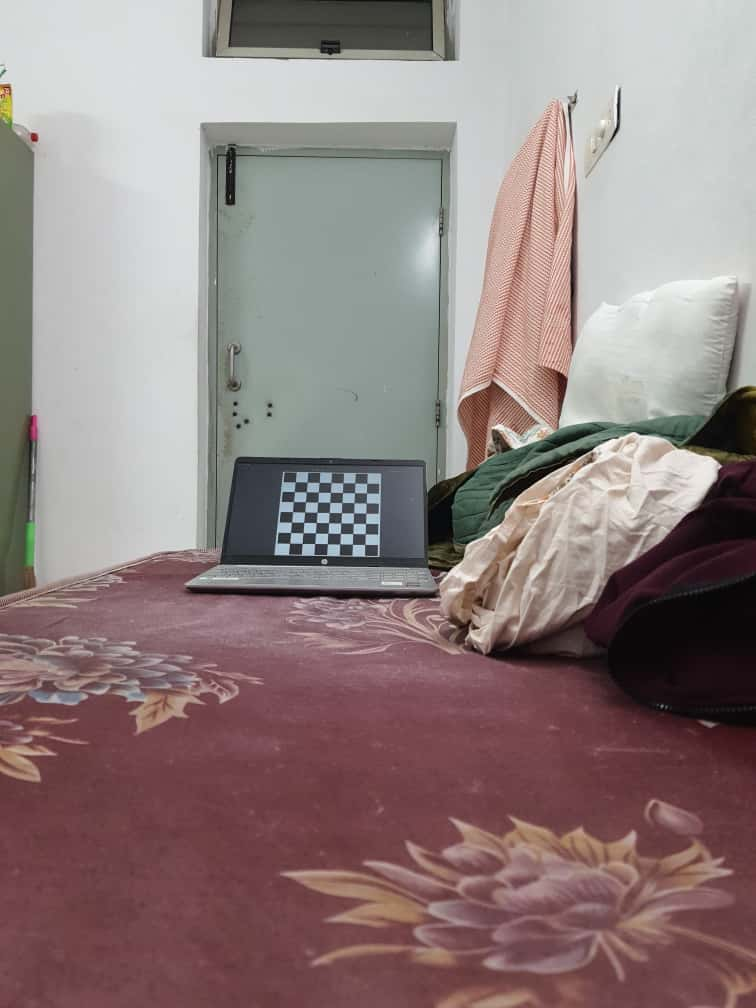
#> input picture images/left/left_1.jpg, 756 x 1008 px; its folder holds only this picture in this run
$ jupyter execute --allow-errors calibrate.ipynb   (older library calls are emulated)
#> lines starting #> are read from the running program, lines starting #| are printed output that depends on the picture
[cell 1]
import numpy as np
import cv2
import glob # library used to find files matching specified patterns
import os

CHECKERBOARD_DIMS = (7, 7)
" common point for failures, internal corners"
SQUARE_SIZE_MM = 21
" sets real world scales, the translation vector T will be in these units"

IMAGES_PATH_LEFT = 'images/left/*.jpg'
IMAGES_PATH_RIGHT = 'images/right/*.jpg'

criteria = (cv2.TERM_CRITERIA_EPS + cv2.TERM_CRITERIA_MAX_ITER, 30, 0.001)
'''iterative algorithm(used later for sub-pixel refinement of corner locations) ,
stop after 30 iterations or if the error moves less than 0.001(epsilon), whichever comes first.'''
objp = np.zeros((CHECKERBOARD_DIMS[0] * CHECKERBOARD_DIMS[1], 3), np.float32)
'''object points,creates the ground truth 3D coordinates for the checkerboard corners
we assume the checkerboard is on the z=0 plane, so all z-coordinates are 0.'''
objp[:, :2] = np.mgrid[0:CHECKERBOARD_DIMS[0], 0:CHECKERBOARD_DIMS[1]].T.reshape(-1, 2)
'''creates a grid of (x,y) coordinates for the checkerboard corners. (0,0), (1,0), (2,0), ..., (6,6).'''
objp = objp * SQUARE_SIZE_MM
'''convertsabstract grid co-ordinates into real-world measurements.'''

objpoints = []
'''stores the 3D points in real world space for all images. Each entry corresponds to one image pair.'''
imgpoints_left = []
'''stores the 2D points in left image plane (detected pixel coordinates)'''
imgpoints_right = []
'''stores the 2D points in right image plane (detected pixel coordinates)'''

images_left = sorted(glob.glob(IMAGES_PATH_LEFT))

images_right = sorted(glob.glob(IMAGES_PATH_RIGHT))
'''sorted to ensure corresponding left/right images are paired correctly
if mismatched,calibration will fail completely.'''
if not images_left or not images_right:
    print("Error: No images found. Check your IMAGE_PATH settings and folder structure.")
    print(f"Looked for: '{IMAGES_PATH_LEFT}' and '{IMAGES_PATH_RIGHT}'")
    exit()
'''image loading and validation'''
print(f"Found {len(images_left)} left images and {len(images_right)} right images.")
'''length check to ensure we have images to process.'''
# to ensure matching number of images
if len(images_left) != len(images_right):
    print("Error: Mismatched number of left and right images. Aborting.")
    exit()

# Store image dimensions
image_size = None

# Flags for findChessboardCorners (helps with lighting and image normalization)
find_corner_flags = cv2.CALIB_CB_ADAPTIVE_THRESH + cv2.CALIB_CB_NORMALIZE_IMAGE + cv2.CALIB_CB_FAST_CHECK
'''lighting fixer and contrast fixer(creates histogram initialisation..stretches intensity range and time saver
by quickly rejecting images that do not contain chessboards)'''
# Iterate through all image pairs
for img_left_path, img_right_path in zip(images_left, images_right):
    '''zip(iterates over pairs of left and right images simultaneously)'''
    img_left = cv2.imread(img_left_path)
#> img_left is the input picture: shape (1008, 756, 3); mean B, G, R 127, 127.8, 143.6
    img_right = cv2.imread(img_right_path)
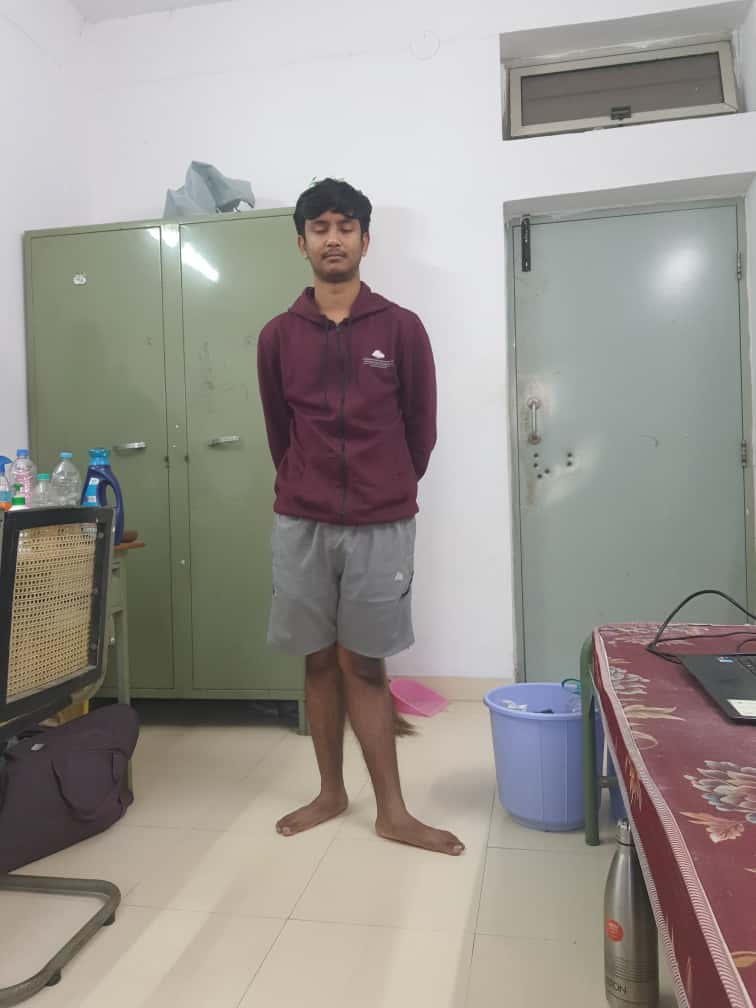
#> input picture images/right/test_01.jpg, 756 x 1008 px
#> img_right is the input picture: shape (1008, 756, 3); mean B, G, R 143.9, 149.1, 153.9

    # Check if images were loaded successfully
    if img_left is None:
        print(f"Warning: Could not load left image: {img_left_path}. Skipping pair.")
        continue
    if img_right is None:
        print(f"Warning: Could not load right image: {img_right_path}. Skipping pair.")
        continue

    gray_left = cv2.cvtColor(img_left, cv2.COLOR_BGR2GRAY)
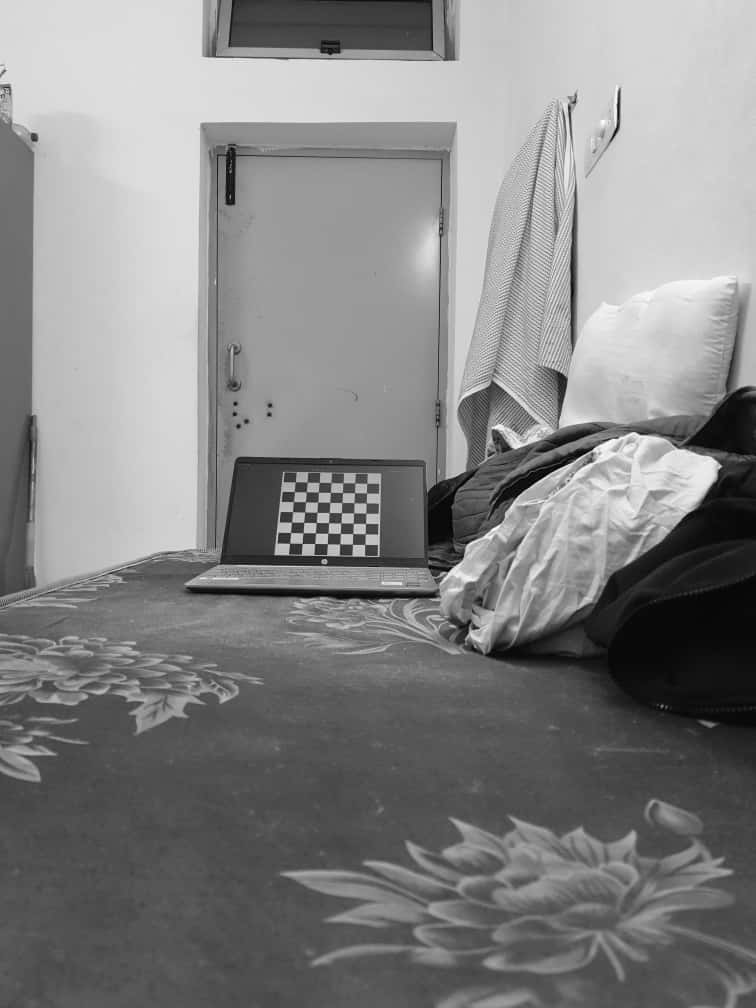
#> gray_left: shape (1008, 756); min 0, max 254, mean 132.5
    gray_right = cv2.cvtColor(img_right, cv2.COLOR_BGR2GRAY)
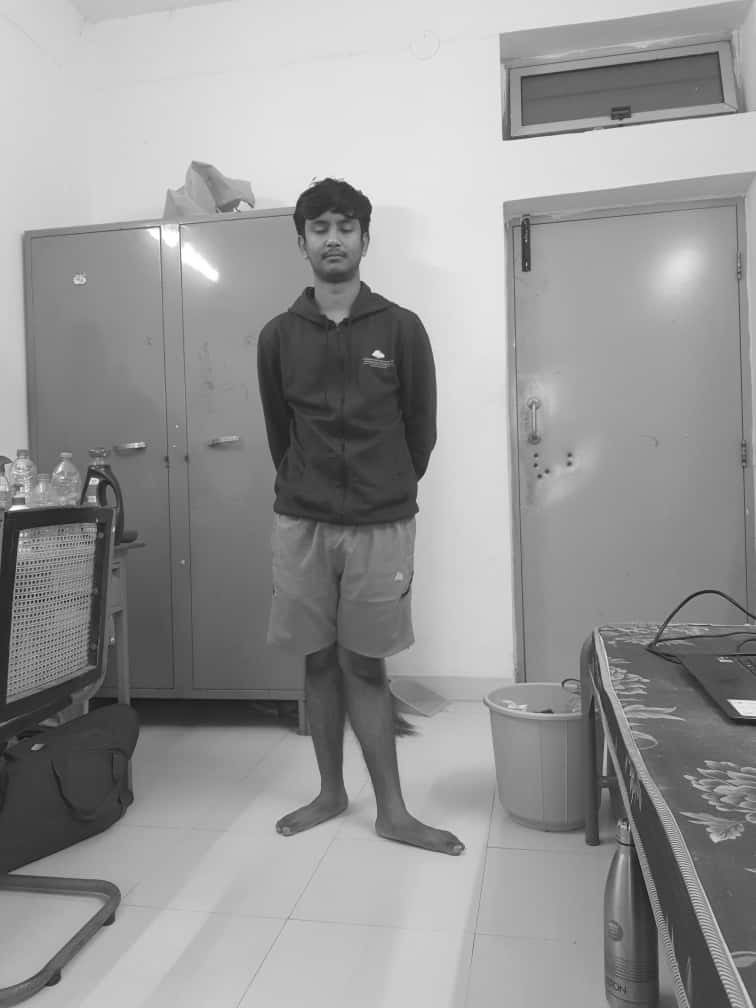
#> gray_right: shape (1008, 756); min 13, max 255, mean 149.9
    '''convert to grayscale for corner detection'''

    if image_size is None:
        image_size = gray_left.shape[::-1] # (width, height)
#> image_size = (756, 1008)
    '''# Get image size from the first valid image (assuming all are same size)'''
    # Find the chess board corners
    ret_left, corners_left = cv2.findChessboardCorners(gray_left, CHECKERBOARD_DIMS, find_corner_flags)
#> ret_left = True; corners_left = 49 rows, first 8: [366.9, 483.3], [366.8, 492.7], [366.1, 502.9], [365.7, 513.2], [365.5, 523.5], [365.4, 533.6], [364.8, 544.5], [354.8, 482.8]
    ret_right, corners_right = cv2.findChessboardCorners(gray_right, CHECKERBOARD_DIMS, find_corner_flags)
#> ret_right = False; corners_right = None
    '''cv2.findChessboardCorners(detects the internal corners of the checkerboard pattern in the images.
    using the checkerboard dimensions provided.
    returns a boolean indicating success and the pixel coordinates of detected corners.)'''
    # --- If corners are found in BOTH images ---
    if ret_left and ret_right:
        print(f"Corners found in pair: {os.path.basename(img_left_path)} / {os.path.basename(img_right_path)}")
        '''return final components if corners found in both images'''
        # Add the 3D object points
        objpoints.append(objp)
        '''append 3D object points for this valid pair'''
        # Refine 2D corner locations for more accuracy
        corners_left_refined = cv2.cornerSubPix(gray_left, corners_left, (11, 11), (-1, -1), criteria)
        imgpoints_left.append(corners_left_refined)
        '''In single camera calibration, being off by 0.5 pixels isn't a disaster. In stereo calibration, depth is calculated based on disparity (the shift of a pixel from left to right image).
           If an object is far away, the disparity might only be 2 or 3 pixels
           If your corner detection is off by 0.5 pixels, your depth calculation could be off by 20-30%.'''
        corners_right_refined = cv2.cornerSubPix(gray_right, corners_right, (11, 11), (-1, -1), criteria)
        imgpoints_right.append(corners_right_refined)

        cv2.drawChessboardCorners(img_left, CHECKERBOARD_DIMS, corners_left_refined, ret_left)
        cv2.imshow('Left Image', cv2.resize(img_left, (640, 480)))
        cv2.drawChessboardCorners(img_right, CHECKERBOARD_DIMS, corners_right_refined, ret_right)
        cv2.imshow('Right Image', cv2.resize(img_right, (640, 480)))
        cv2.waitKey(500) # Wait 500ms between displaying images

    else:
        print(f"Corners NOT found in pair: {os.path.basename(img_left_path)} / {os.path.basename(img_right_path)}")

cv2.destroyAllWindows() # Close any OpenCV display windows

#> (the rest of this cell did not finish here and is left out)
